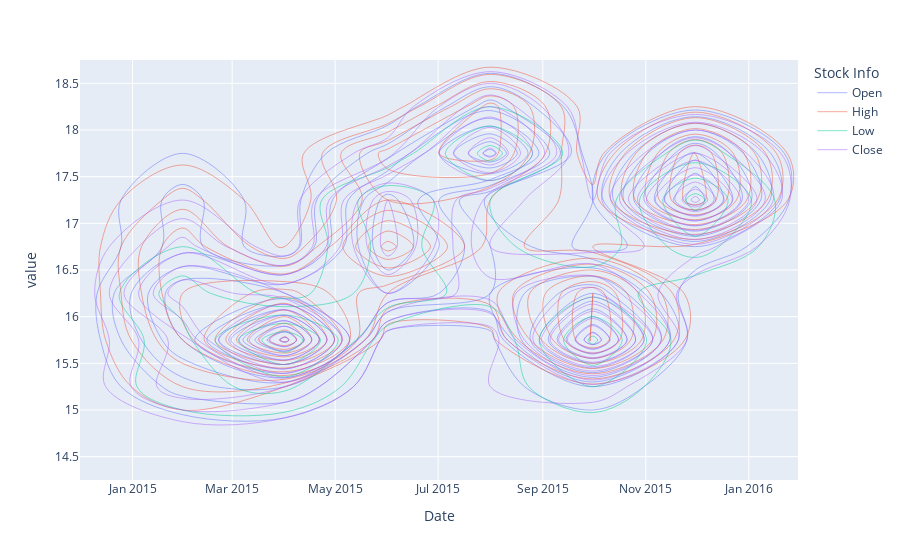

Notebook code cell kept with this figure:
### Markdown cell above
** Use .iplot(kind='candle) to create a candle plot of Bank of America's stock from Jan 1st 2015 to Jan 1st 2016.**

### Code cell
px.(bank_stocks['BAC'][['Open', 'High', 'Low', 'Close']].loc['2015-01-01':'2016-01-01'])

### Figure 1 — Plotly figure (JSON) as saved in the notebook; plotly's stock layout.template omitted (floating-point values rounded to 4 significant figures; data arrays with more than 128 entries replaced by an {"elided": "..."} marker saying what was removed)
{"data": [{"contours": {"coloring": "none"}, "hovertemplate": "Stock Info=Open<br>Date=%{x}<br>value=%{y}<br>count=%{z}<extra></extra>", "legendgroup": "Open", "line": {"color": "#636efa"}, "name": "Open", "showlegend": true, "type": "histogram2dcontour", "x": {"elided": "252 str values"}, "xaxis": "x", "xbingroup": "x", "y": {"elided": "252 float values"}, "yaxis": "y", "ybingroup": "y"}, {"contours": {"coloring": "none"}, "hovertemplate": "Stock Info=High<br>Date=%{x}<br>value=%{y}<br>count=%{z}<extra></extra>", "legendgroup": "High", "line": {"color": "#EF553B"}, "name": "High", "showlegend": true, "type": "histogram2dcontour", "x": {"elided": "252 str values"}, "xaxis": "x", "xbingroup": "x", "y": {"elided": "252 float values"}, "yaxis": "y", "ybingroup": "y"}, {"contours": {"coloring": "none"}, "hovertemplate": "Stock Info=Low<br>Date=%{x}<br>value=%{y}<br>count=%{z}<extra></extra>", "legendgroup": "Low", "line": {"color": "#00cc96"}, "name": "Low", "showlegend": true, "type": "histogram2dcontour", "x": {"elided": "252 str values"}, "xaxis": "x", "xbingroup": "x", "y": {"elided": "252 float values"}, "yaxis": "y", "ybingroup": "y"}, {"contours": {"coloring": "none"}, "hovertemplate": "Stock Info=Close<br>Date=%{x}<br>value=%{y}<br>count=%{z}<extra></extra>", "legendgroup": "Close", "line": {"color": "#ab63fa"}, "name": "Close", "showlegend": true, "type": "histogram2dcontour", "x": {"elided": "252 str values"}, "xaxis": "x", "xbingroup": "x", "y": {"elided": "252 float values"}, "yaxis": "y", "ybingroup": "y"}], "layout": {"legend": {"title": {"text": "Stock Info"}, "tracegroupgap": 0}, "margin": {"t": 60}, "xaxis": {"anchor": "y", "domain": [0, 1], "title": {"text": "Date"}}, "yaxis": {"anchor": "x", "domain": [0, 1], "title": {"text": "value"}}}}
